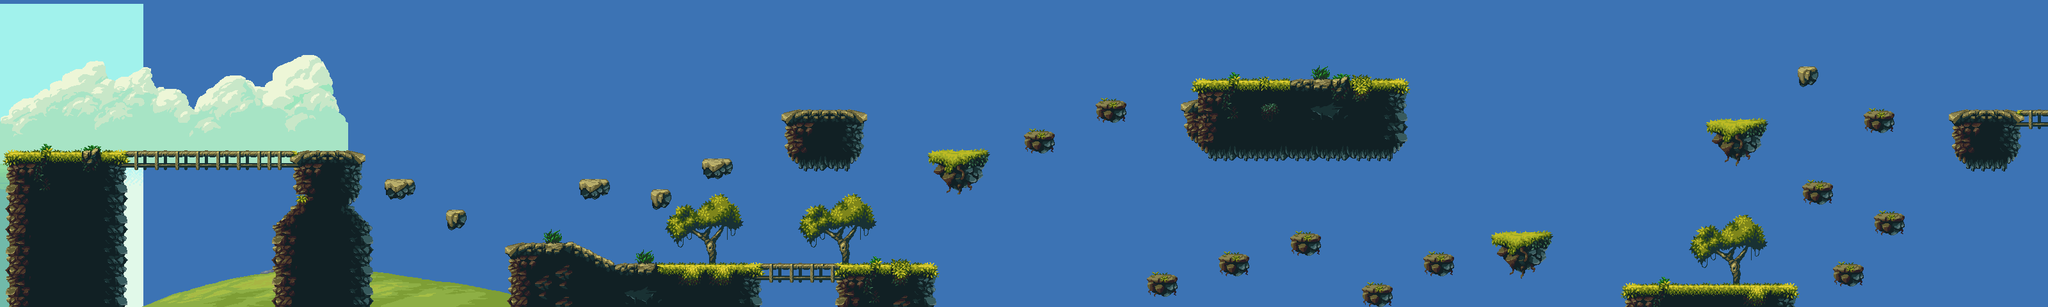

This is a level from a 2D game, rendered from its Tiled map with the project's own tilesets. A one-line summary and the map file follow, with tile-layer data summarised:
An orthogonal 200x30 tile map with 16x16 px tiles, 2 tile layers (background, foreground), 2 tilesets, 4 image layers and 68 objects (28x CoinEntity, 3x RunningEnemy, 2x HeartEntity, mainPlayer, me.LevelEntity, ...).

<map version="1.0" tiledversion="1.1.5" orientation="orthogonal" renderorder="left-down" width="200" height="30" tilewidth="16" tileheight="16" infinite="0" backgroundcolor="#3c73b4" nextobjectid="121">
 <tileset firstgid="1" source="tileset.tsx" />
 <tileset firstgid="1161" source="tileset.tsx" />
 <imagelayer name="sky" offsetx="-0.837731" offsety="6.70185">
  <image source="../img/map/sky.png" width="224" height="608" />
  <properties>
   <property name="ratio" type="float" value="0.1" />
   <property name="repeat" value="repeat-x" />
  </properties>
 </imagelayer>
 <imagelayer name="clouds">
  <image source="../img/map/clouds.png" width="544" height="256" />
  <properties>
   <property name="ratio" type="float" value="0.2" />
   <property name="repeat" value="repeat-x" />
  </properties>
 </imagelayer>
 <imagelayer name="sea">
  <image source="../img/map/sea.png" width="112" height="512" />
  <properties>
   <property name="ratio" type="float" value="0.35" />
   <property name="repeat" value="repeat-x" />
  </properties>
 </imagelayer>
 <imagelayer name="ground">
  <image source="../img/map/far-grounds.png" width="1200" height="480" />
  <properties>
   <property name="ratio" type="float" value="0.5" />
  </properties>
 </imagelayer>
 <layer name="background" width="200" height="30">
  <data>[6000 cells, 1336 non-empty, 340 distinct tile ids]</data>
 </layer>
 <objectgroup color="#23ff06" name="Entity">
  <object id="1" name="mainPlayer" x="48.589" y="169.403" width="32" height="64">
   <properties>
    <property name="framewidth" type="int" value="64" />
    <property name="image" type="file" value="../img/sprite/tim.png" />
    <property name="width" type="float" value="32" />
   </properties>
  </object>
  <object id="9" name="CoinEntity" x="780.789" y="186.718" width="32" height="32" rotation="180">
   <properties>
    <property name="framewidth" type="int" value="32" />
    <property name="image" type="file" value="../img/sprite/spinning_coin_gold.png" />
   </properties>
  </object>
  <object id="10" name="CoinEntity" x="818.92" y="186.803" width="32" height="32" rotation="180">
   <properties>
    <property name="framewidth" type="int" value="32" />
    <property name="image" type="file" value="../img/sprite/spinning_coin_gold.png" />
   </properties>
  </object>
  <object id="14" name="CoinEntity" x="856.945" y="186.848" width="32" height="32" rotation="180">
   <properties>
    <property name="framewidth" type="int" value="32" />
    <property name="image" type="file" value="../img/sprite/spinning_coin_gold.png" />
   </properties>
  </object>
  <object id="15" name="CoinEntity" x="894.591" y="186.848" width="32" height="32" rotation="180">
   <properties>
    <property name="framewidth" type="int" value="32" />
    <property name="image" type="file" value="../img/sprite/spinning_coin_gold.png" />
   </properties>
  </object>
  <object id="16" name="CoinEntity" x="1047.37" y="251.583" width="32" height="32" rotation="180">
   <properties>
    <property name="framewidth" type="int" value="32" />
    <property name="image" type="file" value="../img/sprite/spinning_coin_gold.png" />
   </properties>
  </object>
  <object id="17" name="CoinEntity" x="1135.43" y="207.249" width="32" height="32" rotation="180">
   <properties>
    <property name="framewidth" type="int" value="32" />
    <property name="image" type="file" value="../img/sprite/spinning_coin_gold.png" />
   </properties>
  </object>
  <object id="18" name="CoinEntity" x="1134.61" y="167.019" width="32" height="32" rotation="180">
   <properties>
    <property name="framewidth" type="int" value="32" />
    <property name="image" type="file" value="../img/sprite/spinning_coin_gold.png" />
   </properties>
  </object>
  <object id="19" name="CoinEntity" x="1047.27" y="203.904" width="32" height="32" rotation="180">
   <properties>
    <property name="framewidth" type="int" value="32" />
    <property name="image" type="file" value="../img/sprite/spinning_coin_gold.png" />
   </properties>
  </object>
  <object id="31" name="CoinEntity" x="284.312" y="218.187" width="32" height="32" rotation="180">
   <properties>
    <property name="framewidth" type="int" value="32" />
    <property name="image" type="file" value="../img/sprite/spinning_coin_gold.png" />
   </properties>
  </object>
  <object id="32" name="CoinEntity" x="323.32" y="218.016" width="32" height="32" rotation="180">
   <properties>
    <property name="framewidth" type="int" value="32" />
    <property name="image" type="file" value="../img/sprite/spinning_coin_gold.png" />
   </properties>
  </object>
  <object id="42" name="CoinEntity" x="246.39" y="218.187" width="32" height="32" rotation="180">
   <properties>
    <property name="framewidth" type="int" value="32" />
    <property name="image" type="file" value="../img/sprite/spinning_coin_gold.png" />
   </properties>
  </object>
  <object id="55" name="CoinEntity" x="362.69" y="218.016" width="32" height="32" rotation="180">
   <properties>
    <property name="framewidth" type="int" value="32" />
    <property name="image" type="file" value="../img/sprite/spinning_coin_gold.png" />
   </properties>
  </object>
  <object id="56" name="CoinEntity" x="402.06" y="218.016" width="32" height="32" rotation="180">
   <properties>
    <property name="framewidth" type="int" value="32" />
    <property name="image" type="file" value="../img/sprite/spinning_coin_gold.png" />
   </properties>
  </object>
  <object id="57" name="CoinEntity" x="441.431" y="218.016" width="32" height="32" rotation="180">
   <properties>
    <property name="framewidth" type="int" value="32" />
    <property name="image" type="file" value="../img/sprite/spinning_coin_gold.png" />
   </properties>
  </object>
  <object id="76" name="CoinEntity" x="1494.76" y="217.905" width="32" height="32" rotation="180">
   <properties>
    <property name="framewidth" type="int" value="32" />
    <property name="image" type="file" value="../img/sprite/spinning_coin_gold.png" />
   </properties>
  </object>
  <object id="77" name="CoinEntity" x="1532.89" y="217.99" width="32" height="32" rotation="180">
   <properties>
    <property name="framewidth" type="int" value="32" />
    <property name="image" type="file" value="../img/sprite/spinning_coin_gold.png" />
   </properties>
  </object>
  <object id="78" name="CoinEntity" x="1750.24" y="115.563" width="32" height="32" rotation="180">
   <properties>
    <property name="framewidth" type="int" value="32" />
    <property name="image" type="file" value="../img/sprite/spinning_coin_gold.png" />
   </properties>
  </object>
  <object id="79" name="CoinEntity" x="1637.52" y="166.799" width="32" height="32" rotation="180">
   <properties>
    <property name="framewidth" type="int" value="32" />
    <property name="image" type="file" value="../img/sprite/spinning_coin_gold.png" />
   </properties>
  </object>
  <object id="80" name="CoinEntity" x="1903.95" y="58.7571" width="32" height="32" rotation="180">
   <properties>
    <property name="framewidth" type="int" value="32" />
    <property name="image" type="file" value="../img/sprite/spinning_coin_gold.png" />
   </properties>
  </object>
  <object id="81" name="CoinEntity" x="1944.05" y="58.7571" width="32" height="32" rotation="180">
   <properties>
    <property name="framewidth" type="int" value="32" />
    <property name="image" type="file" value="../img/sprite/spinning_coin_gold.png" />
   </properties>
  </object>
  </objectgroup>
 <layer name="foreground" width="200" height="30">
  <data>[6000 cells, 218 non-empty, 128 distinct tile ids]</data>
 </layer>
 <objectgroup color="#ff0000" name="EnemyEntities">
  <!-- 4 objects omitted --></objectgroup>
 <objectgroup name="collision">
  <!-- 32 objects omitted --></objectgroup>
</map>
<!-- 47 of 68 objects omitted -->
